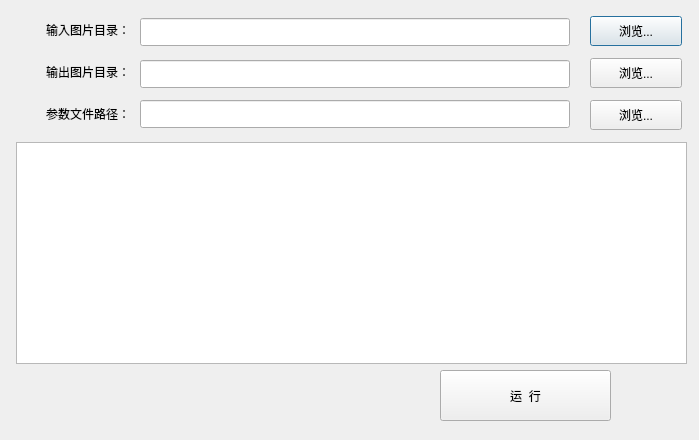
<?xml version="1.0" encoding="UTF-8"?>
<ui version="4.0">
 <class>BatchDialog</class>
 <widget class="QDialog" name="BatchDialog">
  <property name="geometry">
   <rect>
    <x>0</x>
    <y>0</y>
    <width>699</width>
    <height>440</height>
   </rect>
  </property>
  <property name="windowTitle">
   <string>批量处理</string>
  </property>
  <widget class="QLabel" name="label_inputDir">
   <property name="geometry">
    <rect>
     <x>10</x>
     <y>16</y>
     <width>120</width>
     <height>28</height>
    </rect>
   </property>
   <property name="text">
    <string>输入图片目录：</string>
   </property>
   <property name="alignment">
    <set>Qt::AlignRight|Qt::AlignTrailing|Qt::AlignVCenter</set>
   </property>
  </widget>
  <widget class="QLineEdit" name="lineEdit_batchInputDir">
   <property name="geometry">
    <rect>
     <x>140</x>
     <y>18</y>
     <width>430</width>
     <height>28</height>
    </rect>
   </property>
   <property name="readOnly">
    <bool>true</bool>
   </property>
  </widget>
  <widget class="QPushButton" name="pushButton_batchBrowseInput">
   <property name="geometry">
    <rect>
     <x>590</x>
     <y>16</y>
     <width>92</width>
     <height>30</height>
    </rect>
   </property>
   <property name="text">
    <string>浏览...</string>
   </property>
  </widget>
  <widget class="QLabel" name="label_outputDir">
   <property name="geometry">
    <rect>
     <x>10</x>
     <y>58</y>
     <width>120</width>
     <height>28</height>
    </rect>
   </property>
   <property name="text">
    <string>输出图片目录：</string>
   </property>
   <property name="alignment">
    <set>Qt::AlignRight|Qt::AlignTrailing|Qt::AlignVCenter</set>
   </property>
  </widget>
  <widget class="QLineEdit" name="lineEdit_batchOutputDir">
   <property name="geometry">
    <rect>
     <x>140</x>
     <y>60</y>
     <width>430</width>
     <height>28</height>
    </rect>
   </property>
   <property name="readOnly">
    <bool>true</bool>
   </property>
  </widget>
  <widget class="QPushButton" name="pushButton_batchBrowseOutput">
   <property name="geometry">
    <rect>
     <x>590</x>
     <y>58</y>
     <width>92</width>
     <height>30</height>
    </rect>
   </property>
   <property name="text">
    <string>浏览...</string>
   </property>
  </widget>
  <widget class="QLabel" name="label_paramPath">
   <property name="geometry">
    <rect>
     <x>10</x>
     <y>100</y>
     <width>120</width>
     <height>28</height>
    </rect>
   </property>
   <property name="text">
    <string>参数文件路径：</string>
   </property>
   <property name="alignment">
    <set>Qt::AlignRight|Qt::AlignTrailing|Qt::AlignVCenter</set>
   </property>
  </widget>
  <widget class="QLineEdit" name="lineEdit_batchParamsPath">
   <property name="geometry">
    <rect>
     <x>140</x>
     <y>100</y>
     <width>430</width>
     <height>28</height>
    </rect>
   </property>
   <property name="readOnly">
    <bool>true</bool>
   </property>
  </widget>
  <widget class="QPushButton" name="pushButton_batchBrowseParam">
   <property name="geometry">
    <rect>
     <x>590</x>
     <y>100</y>
     <width>92</width>
     <height>30</height>
    </rect>
   </property>
   <property name="text">
    <string>浏览...</string>
   </property>
  </widget>
  <widget class="QTextEdit" name="textEdit_batchLog">
   <property name="geometry">
    <rect>
     <x>16</x>
     <y>142</y>
     <width>671</width>
     <height>222</height>
    </rect>
   </property>
   <property name="readOnly">
    <bool>true</bool>
   </property>
  </widget>
  <widget class="QPushButton" name="pushButton_batchRun">
   <property name="geometry">
    <rect>
     <x>440</x>
     <y>370</y>
     <width>171</width>
     <height>51</height>
    </rect>
   </property>
   <property name="text">
    <string>运  行</string>
   </property>
  </widget>
 </widget>
 <layoutdefault spacing="6" margin="11"/>
 <resources/>
 <connections/>
</ui>
